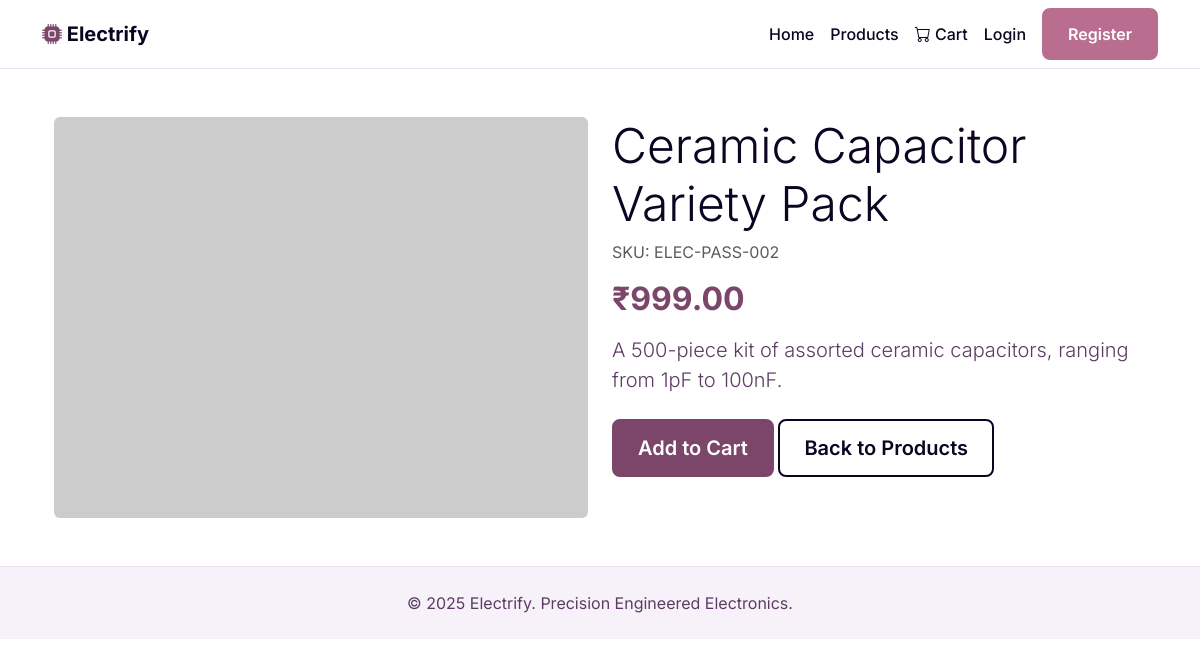
The app's page /product_detail.php?id=2 with its own data.
### tables this page shows
CREATE TABLE `products` (
  `product_id` INT(11) NOT NULL AUTO_INCREMENT,
  `category_id` INT(11) NOT NULL,
  `product_name` VARCHAR(255) NOT NULL,
  `description` TEXT,
  `price` DECIMAL(10, 2) NOT NULL,
  `sku` VARCHAR(100) NOT NULL UNIQUE,
  `stock_quantity` INT(11) NOT NULL DEFAULT 0,
  `image_url` VARCHAR(255) DEFAULT NULL,
  `created_at` TIMESTAMP NOT NULL DEFAULT CURRENT_TIMESTAMP,
  `updated_at` TIMESTAMP NOT NULL DEFAULT CURRENT_TIMESTAMP ON UPDATE CURRENT_TIMESTAMP,
  PRIMARY KEY (`product_id`),
  FOREIGN KEY (`category_id`) REFERENCES `categories` (`category_id`) ON DELETE CASCADE
);

### product_detail.php (the view, shortened to what this page needs)
<?php
require_once 'includes/header.php';
require_once 'config/db_connect.php';
$product_id = isset($_GET['id']) ? (int)$_GET['id'] : 0;
$sql = "SELECT * FROM products WHERE product_id = ?";
$stmt = $conn->prepare($sql);
$stmt->bind_param("i", $product_id);
$stmt->execute();
$result = $stmt->get_result();
$product = $result->fetch_assoc();
?>
<div class="container my-5">
    <?php if ($product):  ?>
        <div class="row">
            <div class="col-md-6">
                <?php
                    if (!empty($product['image_url'])) {
                        $image_path = 'assets/images/products/' . htmlspecialchars($product['image_url']);
                    } else {
                        $image_path = 'https://via.placeholder.com/600x450.png/F7F2FA/0C0420?text=Electrify';
                    }
                ?>
                <img src="<?php echo $image_path; ?>" class="img-fluid rounded" alt="<?php echo htmlspecialchars($product['product_name']); ?>">
            </div>
            <div class="col-md-6">
                <h1 class="display-5"><?php echo htmlspecialchars($product['product_name']); ?></h1>
                <p class="text-muted">SKU: <?php echo htmlspecialchars($product['sku']); ?></p>
                <h2 class="my-3" style="color: var(--color-primary-action);">₹<?php echo htmlspecialchars($product['price']); ?></h2>
                <p class="lead"><?php echo nl2br(htmlspecialchars($product['description'])); ?></p>
                <div class="d-grid gap-2 d-md-block mt-4">
                    <button class="btn btn-primary btn-lg" type="button">Add to Cart</button>
                    <a href="products.php" class="btn btn-secondary btn-lg" type="button">Back to Products</a>
                </div>
            </div>
        </div>
    <?php endif; ?>
</div>
<?php
require_once 'includes/footer.php';
?>

### assets/css/style.css (style rules this page uses)
:root { --color-primary-dark: #0C0420; --color-primary-action: #7B466A; --color-primary-hover: #9F6496; --color-text-secondary: #5D3C64; --color-accent: #BA6E8F; --color-background: #FFFFFF; --color-subtle-bg: #F7F2FA; --color-border: #EAE2F0; --color-success: #10B981; --color-error: #EF4444; --shadow-md: 0 4px 6px -1px rgb(12 4 32 / 0.1), 0 2px 4px -2px rgb(12 4 32 / 0.1); --shadow-lg: 0 10px 15px -3px rgb(12 4 32 / 0.1), 0 4px 6px -4px rgb(12 4 32 / 0.1); --border-radius: 0.5rem; }
*, *::before, *::after { box-sizing: border-box; }
body { background-color: var(--color-background); color: var(--color-text-secondary); font-family: 'Inter', sans-serif; animation: fadeInAnimation ease 1s; animation-iteration-count: 1; animation-fill-mode: forwards; }
h1, h2, h3, h4, h5, h6 { color: var(--color-primary-dark); font-weight: 700; }
.btn { border-radius: var(--border-radius); transition: all 0.2s ease-in-out; padding: 0.75rem 1.5rem; font-weight: 600; border-width: 2px; }
.btn-primary { background-color: var(--color-primary-action); border-color: var(--color-primary-action); color: white; }
.btn-secondary { background-color: transparent; border-color: var(--color-primary-dark); color: var(--color-primary-dark); }

### records on screen
products: product_name "Ceramic Capacitor Variety Pack", sku "ELEC-PASS-002", price "999.00", description "A 500-piece kit of assorted ceramic capacitors, ranging from 1pF to 100nF."
